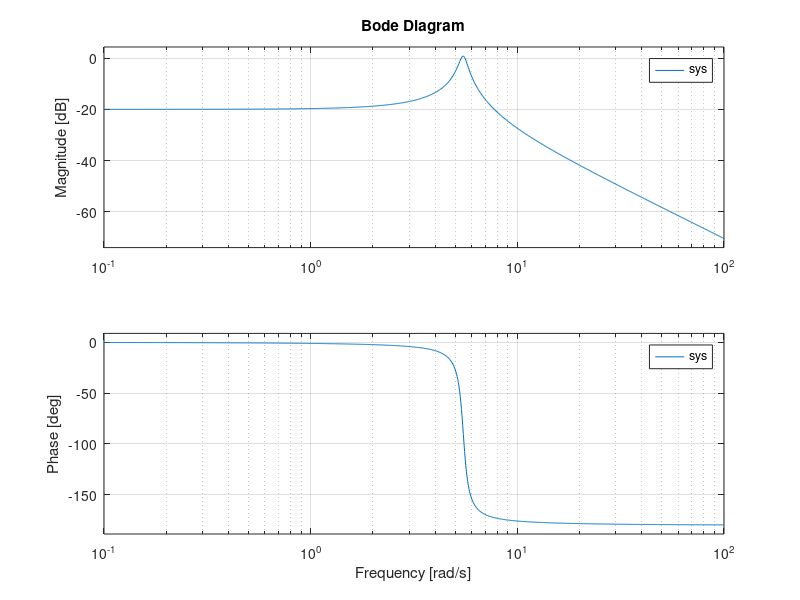

Here is the MATLAB script that generated this plot: (Note: this script raises an error after producing the figure.)
close all
clear

% sample transer function
sys = tf(3, [1 0.5 30]);
% sys = tf(1, [1 2]);

% the true bode magnitude distribution
figure
bode(sys)

%randomly generated points
POINTS = 10000;
t = linspace(0, 20, POINTS);
chirp_f = linspace(0, 50, POINTS);

u = sin(2 * pi * chirp_f .* t);
y = lsim(sys, u, t)';

chirp_identification(t, u, y)

